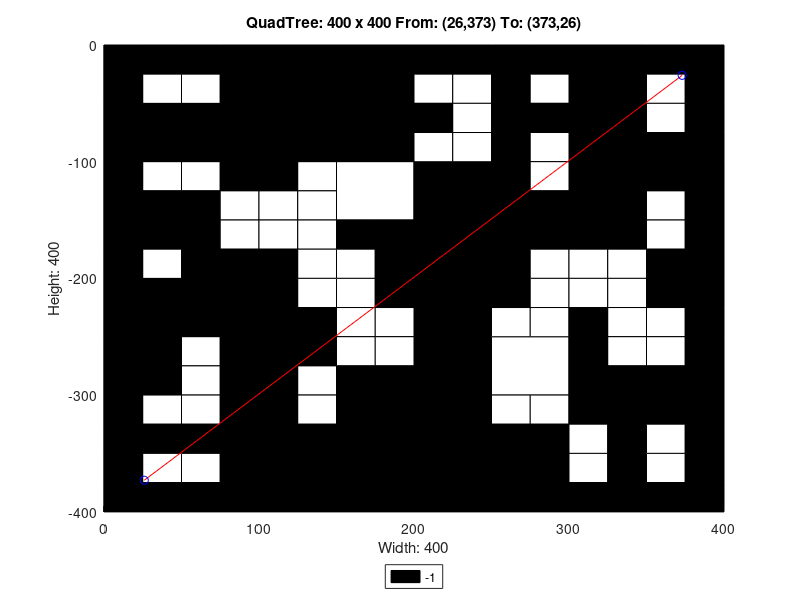

This chart was generated by the following MATLAB code:
axis([0 400 -400 0]);
title('QuadTree: 400 x 400 From: (26,373) To: (373,26)');
xlabel('Width: 400');
ylabel('Height: 400');
rectangle('Position',[100 -100 100 100], 'FaceColor',[0 0 0]);
rectangle('Position',[0 -100 50 50], 'FaceColor',[0 0 0]);
rectangle('Position',[50 -100 50 50], 'FaceColor',[0 0 0]);
rectangle('Position',[150 -150 50 50], 'FaceColor',[1 1 1]);
rectangle('Position',[300 -50 50 50], 'FaceColor',[0 0 0]);
rectangle('Position',[300 -100 50 50], 'FaceColor',[0 0 0]);
rectangle('Position',[200 -150 50 50], 'FaceColor',[0 0 0]);
rectangle('Position',[200 -200 50 50], 'FaceColor',[0 0 0]);
rectangle('Position',[300 -150 50 50], 'FaceColor',[0 0 0]);
rectangle('Position',[0 -250 50 50], 'FaceColor',[0 0 0]);
rectangle('Position',[50 -250 50 50], 'FaceColor',[0 0 0]);
rectangle('Position',[0 -300 50 50], 'FaceColor',[0 0 0]);
rectangle('Position',[150 -350 50 50], 'FaceColor',[0 0 0]);
rectangle('Position',[100 -400 50 50], 'FaceColor',[0 0 0]);
rectangle('Position',[150 -400 50 50], 'FaceColor',[0 0 0]);
rectangle('Position',[200 -250 50 50], 'FaceColor',[0 0 0]);
rectangle('Position',[200 -300 50 50], 'FaceColor',[0 0 0]);
rectangle('Position',[250 -300 50 50], 'FaceColor',[1 1 1]);
rectangle('Position',[200 -350 50 50], 'FaceColor',[0 0 0]);
rectangle('Position',[200 -400 50 50], 'FaceColor',[0 0 0]);
rectangle('Position',[250 -400 50 50], 'FaceColor',[0 0 0]);
rectangle('Position',[0 -25 25 25], 'FaceColor',[0 0 0]);
rectangle('Position',[25 -25 25 25], 'FaceColor',[0 0 0]);
rectangle('Position',[0 -50 25 25], 'FaceColor',[0 0 0]);
rectangle('Position',[25 -50 25 25], 'FaceColor',[1 1 1]);
rectangle('Position',[50 -25 25 25], 'FaceColor',[0 0 0]);
rectangle('Position',[75 -25 25 25], 'FaceColor',[0 0 0]);
rectangle('Position',[50 -50 25 25], 'FaceColor',[1 1 1]);
rectangle('Position',[75 -50 25 25], 'FaceColor',[0 0 0]);
rectangle('Position',[0 -125 25 25], 'FaceColor',[0 0 0]);
rectangle('Position',[25 -125 25 25], 'FaceColor',[1 1 1]);
rectangle('Position',[0 -150 25 25], 'FaceColor',[0 0 0]);
rectangle('Position',[25 -150 25 25], 'FaceColor',[0 0 0]);
rectangle('Position',[50 -125 25 25], 'FaceColor',[1 1 1]);
rectangle('Position',[75 -125 25 25], 'FaceColor',[0 0 0]);
rectangle('Position',[50 -150 25 25], 'FaceColor',[0 0 0]);
rectangle('Position',[75 -150 25 25], 'FaceColor',[1 1 1]);
rectangle('Position',[0 -175 25 25], 'FaceColor',[0 0 0]);
rectangle('Position',[25 -175 25 25], 'FaceColor',[0 0 0]);
rectangle('Position',[0 -200 25 25], 'FaceColor',[0 0 0]);
rectangle('Position',[25 -200 25 25], 'FaceColor',[1 1 1]);
rectangle('Position',[50 -175 25 25], 'FaceColor',[0 0 0]);
rectangle('Position',[75 -175 25 25], 'FaceColor',[1 1 1]);
rectangle('Position',[50 -200 25 25], 'FaceColor',[0 0 0]);
rectangle('Position',[75 -200 25 25], 'FaceColor',[0 0 0]);
rectangle('Position',[100 -125 25 25], 'FaceColor',[0 0 0]);
rectangle('Position',[125 -125 25 25], 'FaceColor',[1 1 1]);
rectangle('Position',[100 -150 25 25], 'FaceColor',[1 1 1]);
rectangle('Position',[125 -150 25 25], 'FaceColor',[1 1 1]);
rectangle('Position',[100 -175 25 25], 'FaceColor',[1 1 1]);
rectangle('Position',[125 -175 25 25], 'FaceColor',[1 1 1]);
rectangle('Position',[100 -200 25 25], 'FaceColor',[0 0 0]);
rectangle('Position',[125 -200 25 25], 'FaceColor',[1 1 1]);
rectangle('Position',[150 -175 25 25], 'FaceColor',[0 0 0]);
rectangle('Position',[175 -175 25 25], 'FaceColor',[0 0 0]);
rectangle('Position',[150 -200 25 25], 'FaceColor',[1 1 1]);
rectangle('Position',[175 -200 25 25], 'FaceColor',[0 0 0]);
rectangle('Position',[200 -25 25 25], 'FaceColor',[0 0 0]);
rectangle('Position',[225 -25 25 25], 'FaceColor',[0 0 0]);
rectangle('Position',[200 -50 25 25], 'FaceColor',[1 1 1]);
rectangle('Position',[225 -50 25 25], 'FaceColor',[1 1 1]);
rectangle('Position',[250 -25 25 25], 'FaceColor',[0 0 0]);
rectangle('Position',[275 -25 25 25], 'FaceColor',[0 0 0]);
rectangle('Position',[250 -50 25 25], 'FaceColor',[0 0 0]);
rectangle('Position',[275 -50 25 25], 'FaceColor',[1 1 1]);
rectangle('Position',[200 -75 25 25], 'FaceColor',[0 0 0]);
rectangle('Position',[225 -75 25 25], 'FaceColor',[1 1 1]);
rectangle('Position',[200 -100 25 25], 'FaceColor',[1 1 1]);
rectangle('Position',[225 -100 25 25], 'FaceColor',[1 1 1]);
rectangle('Position',[250 -75 25 25], 'FaceColor',[0 0 0]);
rectangle('Position',[275 -75 25 25], 'FaceColor',[0 0 0]);
rectangle('Position',[250 -100 25 25], 'FaceColor',[0 0 0]);
rectangle('Position',[275 -100 25 25], 'FaceColor',[1 1 1]);
rectangle('Position',[350 -25 25 25], 'FaceColor',[0 0 0]);
rectangle('Position',[375 -25 25 25], 'FaceColor',[0 0 0]);
rectangle('Position',[350 -50 25 25], 'FaceColor',[1 1 1]);
rectangle('Position',[375 -50 25 25], 'FaceColor',[0 0 0]);
rectangle('Position',[350 -75 25 25], 'FaceColor',[1 1 1]);
rectangle('Position',[375 -75 25 25], 'FaceColor',[0 0 0]);
rectangle('Position',[350 -100 25 25], 'FaceColor',[0 0 0]);
rectangle('Position',[375 -100 25 25], 'FaceColor',[0 0 0]);
rectangle('Position',[250 -125 25 25], 'FaceColor',[0 0 0]);
rectangle('Position',[275 -125 25 25], 'FaceColor',[1 1 1]);
rectangle('Position',[250 -150 25 25], 'FaceColor',[0 0 0]);
rectangle('Position',[275 -150 25 25], 'FaceColor',[0 0 0]);
rectangle('Position',[250 -175 25 25], 'FaceColor',[0 0 0]);
rectangle('Position',[275 -175 25 25], 'FaceColor',[0 0 0]);
rectangle('Position',[250 -200 25 25], 'FaceColor',[0 0 0]);
rectangle('Position',[275 -200 25 25], 'FaceColor',[1 1 1]);
rectangle('Position',[350 -125 25 25], 'FaceColor',[0 0 0]);
rectangle('Position',[375 -125 25 25], 'FaceColor',[0 0 0]);
rectangle('Position',[350 -150 25 25], 'FaceColor',[1 1 1]);
rectangle('Position',[375 -150 25 25], 'FaceColor',[0 0 0]);
rectangle('Position',[300 -175 25 25], 'FaceColor',[0 0 0]);
rectangle('Position',[325 -175 25 25], 'FaceColor',[0 0 0]);
rectangle('Position',[300 -200 25 25], 'FaceColor',[1 1 1]);
rectangle('Position',[325 -200 25 25], 'FaceColor',[1 1 1]);
rectangle('Position',[350 -175 25 25], 'FaceColor',[1 1 1]);
rectangle('Position',[375 -175 25 25], 'FaceColor',[0 0 0]);
rectangle('Position',[350 -200 25 25], 'FaceColor',[0 0 0]);
rectangle('Position',[375 -200 25 25], 'FaceColor',[0 0 0]);
rectangle('Position',[50 -275 25 25], 'FaceColor',[1 1 1]);
rectangle('Position',[75 -275 25 25], 'FaceColor',[0 0 0]);
rectangle('Position',[50 -300 25 25], 'FaceColor',[1 1 1]);
rectangle('Position',[75 -300 25 25], 'FaceColor',[0 0 0]);
rectangle('Position',[100 -225 25 25], 'FaceColor',[0 0 0]);
rectangle('Position',[125 -225 25 25], 'FaceColor',[1 1 1]);
rectangle('Position',[100 -250 25 25], 'FaceColor',[0 0 0]);
rectangle('Position',[125 -250 25 25], 'FaceColor',[0 0 0]);
rectangle('Position',[150 -225 25 25], 'FaceColor',[1 1 1]);
rectangle('Position',[175 -225 25 25], 'FaceColor',[0 0 0]);
rectangle('Position',[150 -250 25 25], 'FaceColor',[1 1 1]);
rectangle('Position',[175 -250 25 25], 'FaceColor',[1 1 1]);
rectangle('Position',[100 -275 25 25], 'FaceColor',[0 0 0]);
rectangle('Position',[125 -275 25 25], 'FaceColor',[0 0 0]);
rectangle('Position',[100 -300 25 25], 'FaceColor',[0 0 0]);
rectangle('Position',[125 -300 25 25], 'FaceColor',[1 1 1]);
rectangle('Position',[150 -275 25 25], 'FaceColor',[1 1 1]);
rectangle('Position',[175 -275 25 25], 'FaceColor',[1 1 1]);
rectangle('Position',[150 -300 25 25], 'FaceColor',[0 0 0]);
rectangle('Position',[175 -300 25 25], 'FaceColor',[0 0 0]);
rectangle('Position',[0 -325 25 25], 'FaceColor',[0 0 0]);
rectangle('Position',[25 -325 25 25], 'FaceColor',[1 1 1]);
rectangle('Position',[0 -350 25 25], 'FaceColor',[0 0 0]);
rectangle('Position',[25 -350 25 25], 'FaceColor',[0 0 0]);
rectangle('Position',[50 -325 25 25], 'FaceColor',[1 1 1]);
rectangle('Position',[75 -325 25 25], 'FaceColor',[0 0 0]);
rectangle('Position',[50 -350 25 25], 'FaceColor',[0 0 0]);
rectangle('Position',[75 -350 25 25], 'FaceColor',[0 0 0]);
rectangle('Position',[0 -375 25 25], 'FaceColor',[0 0 0]);
rectangle('Position',[25 -375 25 25], 'FaceColor',[1 1 1]);
rectangle('Position',[0 -400 25 25], 'FaceColor',[0 0 0]);
rectangle('Position',[25 -400 25 25], 'FaceColor',[0 0 0]);
rectangle('Position',[50 -375 25 25], 'FaceColor',[1 1 1]);
rectangle('Position',[75 -375 25 25], 'FaceColor',[0 0 0]);
rectangle('Position',[50 -400 25 25], 'FaceColor',[0 0 0]);
rectangle('Position',[75 -400 25 25], 'FaceColor',[0 0 0]);
rectangle('Position',[100 -325 25 25], 'FaceColor',[0 0 0]);
rectangle('Position',[125 -325 25 25], 'FaceColor',[1 1 1]);
rectangle('Position',[100 -350 25 25], 'FaceColor',[0 0 0]);
rectangle('Position',[125 -350 25 25], 'FaceColor',[0 0 0]);
rectangle('Position',[250 -225 25 25], 'FaceColor',[0 0 0]);
rectangle('Position',[275 -225 25 25], 'FaceColor',[1 1 1]);
rectangle('Position',[250 -250 25 25], 'FaceColor',[1 1 1]);
rectangle('Position',[275 -250 25 25], 'FaceColor',[1 1 1]);
rectangle('Position',[300 -225 25 25], 'FaceColor',[1 1 1]);
rectangle('Position',[325 -225 25 25], 'FaceColor',[1 1 1]);
rectangle('Position',[300 -250 25 25], 'FaceColor',[0 0 0]);
rectangle('Position',[325 -250 25 25], 'FaceColor',[1 1 1]);
rectangle('Position',[350 -225 25 25], 'FaceColor',[0 0 0]);
rectangle('Position',[375 -225 25 25], 'FaceColor',[0 0 0]);
rectangle('Position',[350 -250 25 25], 'FaceColor',[1 1 1]);
rectangle('Position',[375 -250 25 25], 'FaceColor',[0 0 0]);
rectangle('Position',[300 -275 25 25], 'FaceColor',[0 0 0]);
rectangle('Position',[325 -275 25 25], 'FaceColor',[1 1 1]);
rectangle('Position',[300 -300 25 25], 'FaceColor',[0 0 0]);
rectangle('Position',[325 -300 25 25], 'FaceColor',[0 0 0]);
rectangle('Position',[350 -275 25 25], 'FaceColor',[1 1 1]);
rectangle('Position',[375 -275 25 25], 'FaceColor',[0 0 0]);
rectangle('Position',[350 -300 25 25], 'FaceColor',[0 0 0]);
rectangle('Position',[375 -300 25 25], 'FaceColor',[0 0 0]);
rectangle('Position',[250 -325 25 25], 'FaceColor',[1 1 1]);
rectangle('Position',[275 -325 25 25], 'FaceColor',[1 1 1]);
rectangle('Position',[250 -350 25 25], 'FaceColor',[0 0 0]);
rectangle('Position',[275 -350 25 25], 'FaceColor',[0 0 0]);
rectangle('Position',[300 -325 25 25], 'FaceColor',[0 0 0]);
rectangle('Position',[325 -325 25 25], 'FaceColor',[0 0 0]);
rectangle('Position',[300 -350 25 25], 'FaceColor',[1 1 1]);
rectangle('Position',[325 -350 25 25], 'FaceColor',[0 0 0]);
rectangle('Position',[350 -325 25 25], 'FaceColor',[0 0 0]);
rectangle('Position',[375 -325 25 25], 'FaceColor',[0 0 0]);
rectangle('Position',[350 -350 25 25], 'FaceColor',[1 1 1]);
rectangle('Position',[375 -350 25 25], 'FaceColor',[0 0 0]);
rectangle('Position',[300 -375 25 25], 'FaceColor',[1 1 1]);
rectangle('Position',[325 -375 25 25], 'FaceColor',[0 0 0]);
rectangle('Position',[300 -400 25 25], 'FaceColor',[0 0 0]);
rectangle('Position',[325 -400 25 25], 'FaceColor',[0 0 0]);
rectangle('Position',[350 -375 25 25], 'FaceColor',[1 1 1]);
rectangle('Position',[375 -375 25 25], 'FaceColor',[0 0 0]);
rectangle('Position',[350 -400 25 25], 'FaceColor',[0 0 0]);
rectangle('Position',[375 -400 25 25], 'FaceColor',[0 0 0]);
X=[373,26];
Y=[-26,-373];
hold on;
plot(X,Y,'r');
plot(X,Y,'bo');
legend('-1','Location','southoutside');
